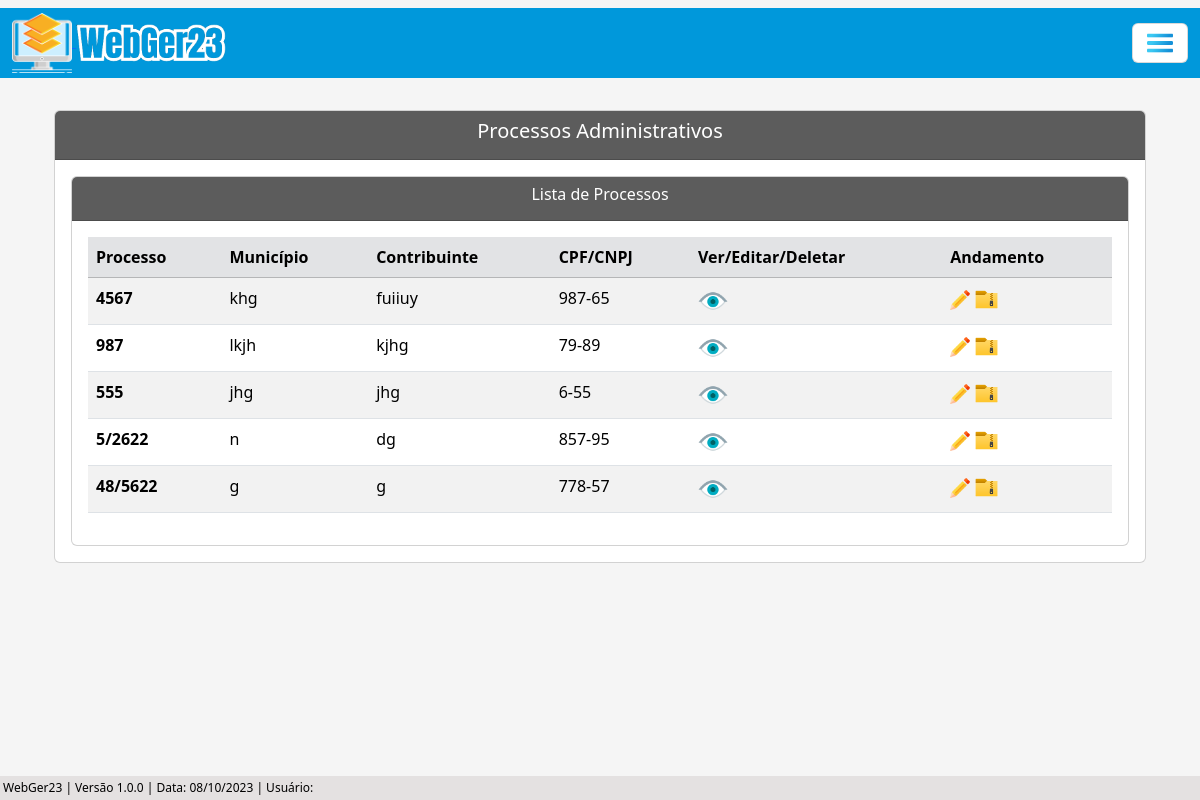
The page /listar/processo-adm/ on the database its author committed.
### processo/models.py (models this page shows, shortened)
class Base(models.Model): # Classe base, será herdada pelas outras classes
    data_criacao = models.DateTimeField('data_criação', auto_now_add=True)
    usuario_criador = models.ForeignKey(get_user_model(), verbose_name='Usuário Criador', on_delete=models.SET_NULL, null=True)
    data_alteracao = models.DateTimeField('Alterado', auto_now=True)
    ativo = models.BooleanField('Ativo?', default=True)
    class Meta:
        abstract = True

class ProcessoAdm(Base):
    tipo_pessoas = (
        ('Física', 'Física'), ('Jurídica', 'Jurídica'),
    )
    numero = models.CharField(unique=True, verbose_name='N°', max_length=10) # Número do processo
    municipio = models.CharField(max_length=50, verbose_name='Município') # Município
    uf = models.CharField(max_length=2) # UF
    data_inicial = models.DateField(blank=True, null=True) # Data Inicial do Período do processo
    data_final = models.DateField(blank=True, null=True) # Data final do Período do processo
    data_div_ativa = models.DateField(blank=True, null=True) # Data dívida ativa
    valor_atributo = models.CharField(max_length=14, blank=True, null=True)  # Valor do atributo
    valor_multa = models.CharField(max_length=14, blank=True, null=True) # Valor da multa
    valor_credito = models.CharField(max_length=14, blank=True, null=True) # Valor do crédito
    valor_atualizado = models.CharField(max_length=14, blank=True, null=True) # Valor do atualizado
    data_valor_atualizado = models.DateField(blank=True, null=True) # Data valor atualizado
    nome_contribuinte = models.CharField(max_length=50)  # Nome / Razão Social
    tipo_pessoa = models.CharField(max_length=50, choices=tipo_pessoas) # Física / Jurídica # Utiliza choices(escolhas) para selecionar o tipo de pessoas
    documento = models.CharField(max_length=20, verbose_name='CPF/CNPJ', unique=True) # CPF / CNPJ
    nome_fantasia = models.CharField(max_length=50, blank=True, null=True) # Nome Fantasia
    email = models.EmailField(max_length=50, blank=True, null=True) # E-mail
    endereco = models.CharField(max_length=150) # Rua
    complemento = models.CharField(max_length=50, blank=True, null=True) # Complemento
    municipio_contribuinte = models.CharField(max_length=50, blank=True, null=True) # Município Contribuinte
    uf_contribuinte = models.CharField(max_length=2, verbose_name='UF', blank=True, null=True) # UF Contribuinte
    cep = models.CharField(max_length=10, blank=True, null=True) # CEP
    telefone = models.CharField(max_length=20, blank=True, null=True) # Telefone
    celular = models.CharField(max_length=20, blank=True, null=True) # Celular

### processo/views.py (the view)
# urls.py: path('listar/processo-adm/', ProcessoAdmList.as_view(), name='proc-adm-list'),
class ProcessoAdmList(ListView):
    model = ProcessoAdm
    template_name = 'processos/lists/processo_adm_list.html'

### processo/templates/processos/lists/processo_adm_list.html (shortened to what this page needs)
{% extends 'index.html' %}
{% load static %}
{% block conteudo %}
    <div class="container p-4">
        <div class="card">
            <div class="card-header text-white" style="background-color: #5c5c5c;">
                <h5 style="text-align: center;">Processos Administrativos</h5>
            </div>
            <div class="card-body">
                <div class="card">
                    <div class="card-header text-white" style="background-color: #5c5c5c;; text-align: center;">
                    <h6>Lista de Processos</h6>
                    </div>
                    <div class="card-body">
                        <div class="table-responsive">
                            <table class="table table-striped" id="tabela-listar">
                                <thead>
                                    <tr class="table-secondary">
                                        <th>Processo</th>
                                        <th>Município</th>
                                        <th>Contribuinte</th>
                                        <th>CPF/CNPJ</th>
                                        <th>Ver/Editar/Deletar</th>
                                        <th>Andamento</th>
                                    </tr>
                                </thead>
                                <tbody>
                                    {% for processo in object_list %}
                                    <tr>
                                        <td><b>{{ processo.numero }}</b></td>
                                        <td>{{ processo.municipio }}</td>
                                        <td>{{ processo.nome_contribuinte }}</td>
                                        <td>{{ processo.documento }}</td>
                                            <td>
                                                <a href="{% url 'proc-adm-view' processo.pk %}"><img src="{% static 'img/olho3.png' %}" width="30"></i></a>
                                            </td>
                                        <td>
                                            <a href="{% url 'andamento-adm-list-update' processo.pk %}"><img src="{% static 'img/botao-editar.png' %}" width="20"></a>
                                            <a href="{% url 'andamento-adm-list' processo.pk %}"><img src="{% static 'img/arquivo.png' %}" width="25"></a>
                                        </td>
                                    </tr>
                                    {% endfor %}
                                </tbody>
                            </table>
                        </div>
                    </div>
                </div>
            </div>
        </div>
    </div>
    <br>
    {% endblock %}

### core/static/css/estilos.css (style rules this page uses)
body { background-color: whitesmoke; margin: 0; padding: 0; display: flex; flex-direction: column; min-height: 100vh; position: relative; }

### rows shown on the page
ProcessoAdm: numero "4567", municipio "khg", nome_contribuinte "fuiiuy", documento "987-65"
ProcessoAdm: numero "987", municipio "lkjh", nome_contribuinte "kjhg", documento "79-89"
ProcessoAdm: numero "555", municipio "jhg", nome_contribuinte "jhg", documento "6-55"
ProcessoAdm: numero "5/2622", municipio "n", nome_contribuinte "dg", documento "857-95"
ProcessoAdm: numero "48/5622", municipio "g", nome_contribuinte "g", documento "778-57"
